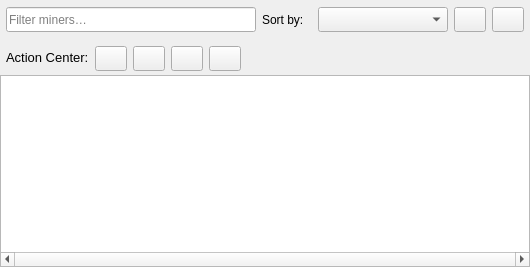
        <widget class="QWidget" name="tableView">
         <layout class="QVBoxLayout" name="verticalLayout_2">
          <property name="spacing">
           <number>0</number>
          </property>
          <property name="leftMargin">
           <number>0</number>
          </property>
          <property name="topMargin">
           <number>0</number>
          </property>
          <property name="rightMargin">
           <number>0</number>
          </property>
          <property name="bottomMargin">
           <number>0</number>
          </property>
          <item>
           <widget class="QWidget" name="tableSortFilter" native="true">
            <property name="sizePolicy">
             <sizepolicy hsizetype="Preferred" vsizetype="Fixed">
              <horstretch>0</horstretch>
              <verstretch>0</verstretch>
             </sizepolicy>
            </property>
            <property name="minimumSize">
             <size>
              <width>525</width>
              <height>40</height>
             </size>
            </property>
            <property name="maximumSize">
             <size>
              <width>915</width>
              <height>40</height>
             </size>
            </property>
            <layout class="QHBoxLayout" name="horizontalLayout_8">
             <property name="leftMargin">
              <number>6</number>
             </property>
             <property name="topMargin">
              <number>6</number>
             </property>
             <property name="rightMargin">
              <number>6</number>
             </property>
             <property name="bottomMargin">
              <number>6</number>
             </property>
             <item>
              <widget class="QLineEdit" name="lineIDTableFilter">
               <property name="sizePolicy">
                <sizepolicy hsizetype="Preferred" vsizetype="Fixed">
                 <horstretch>0</horstretch>
                 <verstretch>0</verstretch>
                </sizepolicy>
               </property>
               <property name="minimumSize">
                <size>
                 <width>250</width>
                 <height>25</height>
                </size>
               </property>
               <property name="maximumSize">
                <size>
                 <width>640</width>
                 <height>25</height>
                </size>
               </property>
               <property name="focusPolicy">
                <enum>Qt::FocusPolicy::ClickFocus</enum>
               </property>
               <property name="placeholderText">
                <string>Filter miners…</string>
               </property>
               <property name="clearButtonEnabled">
                <bool>true</bool>
               </property>
              </widget>
             </item>
             <item>
              <widget class="QLabel" name="labelSortBy">
               <property name="sizePolicy">
                <sizepolicy hsizetype="Fixed" vsizetype="Preferred">
                 <horstretch>0</horstretch>
                 <verstretch>0</verstretch>
                </sizepolicy>
               </property>
               <property name="minimumSize">
                <size>
                 <width>50</width>
                 <height>25</height>
                </size>
               </property>
               <property name="maximumSize">
                <size>
                 <width>50</width>
                 <height>25</height>
                </size>
               </property>
               <property name="text">
                <string>Sort by:</string>
               </property>
               <property name="StyleClass" stdset="0">
                <string>setText</string>
               </property>
              </widget>
             </item>
             <item>
              <widget class="QComboBox" name="comboSortColumn">
               <property name="sizePolicy">
                <sizepolicy hsizetype="Fixed" vsizetype="Fixed">
                 <horstretch>0</horstretch>
                 <verstretch>0</verstretch>
                </sizepolicy>
               </property>
               <property name="minimumSize">
                <size>
                 <width>130</width>
                 <height>25</height>
                </size>
               </property>
               <property name="focusPolicy">
                <enum>Qt::FocusPolicy::ClickFocus</enum>
               </property>
               <property name="toolTip">
                <string>Column to sort the table by</string>
               </property>
              </widget>
             </item>
             <item>
              <widget class="QToolButton" name="btnSortOrder">
               <property name="minimumSize">
                <size>
                 <width>32</width>
                 <height>25</height>
                </size>
               </property>
               <property name="toolTip">
                <string>Toggle ascending / descending sort order</string>
               </property>
               <property name="iconSize">
                <size>
                 <width>14</width>
                 <height>14</height>
                </size>
               </property>
               <property name="checkable">
                <bool>true</bool>
               </property>
              </widget>
             </item>
             <item>
              <widget class="QToolButton" name="btnResetView">
               <property name="minimumSize">
                <size>
                 <width>32</width>
                 <height>25</height>
                </size>
               </property>
               <property name="toolTip">
                <string>Clear the filter and reset the sort order</string>
               </property>
               <property name="iconSize">
                <size>
                 <width>14</width>
                 <height>14</height>
                </size>
               </property>
               <property name="toolButtonStyle">
                <enum>Qt::ToolButtonStyle::ToolButtonIconOnly</enum>
               </property>
              </widget>
             </item>
            </layout>
           </widget>
          </item>
          <item>
           <widget class="QWidget" name="tableActionCenter" native="true">
            <property name="sizePolicy">
             <sizepolicy hsizetype="Preferred" vsizetype="Fixed">
              <horstretch>0</horstretch>
              <verstretch>0</verstretch>
             </sizepolicy>
            </property>
            <property name="minimumSize">
             <size>
              <width>525</width>
              <height>35</height>
             </size>
            </property>
            <property name="maximumSize">
             <size>
              <width>16777215</width>
              <height>35</height>
             </size>
            </property>
            <property name="toolTip">
             <string>Execute bulk actions for specific/visible miners.</string>
            </property>
            <layout class="QHBoxLayout" name="horizontalLayout_7">
             <property name="leftMargin">
              <number>6</number>
             </property>
             <property name="topMargin">
              <number>6</number>
             </property>
             <property name="rightMargin">
              <number>6</number>
             </property>
             <property name="bottomMargin">
              <number>6</number>
             </property>
             <item>
              <widget class="QLabel" name="label_30">
               <property name="sizePolicy">
                <sizepolicy hsizetype="Fixed" vsizetype="Fixed">
                 <horstretch>0</horstretch>
                 <verstretch>0</verstretch>
                </sizepolicy>
               </property>
               <property name="font">
                <font>
                 <pointsize>10</pointsize>
                </font>
               </property>
               <property name="text">
                <string>Action Center:</string>
               </property>
               <property name="StyleClass" stdset="0">
                <string>setText</string>
               </property>
              </widget>
             </item>
             <item>
              <widget class="QToolButton" name="btnBulkLocate">
               <property name="minimumSize">
                <size>
                 <width>32</width>
                 <height>25</height>
                </size>
               </property>
               <property name="toolTip">
                <string>Blink miner LEDs for selected/all visible miners.</string>
               </property>
               <property name="text">
                <string/>
               </property>
               <property name="iconSize">
                <size>
                 <width>15</width>
                 <height>15</height>
                </size>
               </property>
              </widget>
             </item>
             <item>
              <widget class="QToolButton" name="btnBulkRefresh">
               <property name="minimumSize">
                <size>
                 <width>32</width>
                 <height>25</height>
                </size>
               </property>
               <property name="toolTip">
                <string>Refresh data for selected/all visible miners.</string>
               </property>
               <property name="text">
                <string/>
               </property>
               <property name="iconSize">
                <size>
                 <width>15</width>
                 <height>15</height>
                </size>
               </property>
              </widget>
             </item>
             <item>
              <widget class="QToolButton" name="btnBulkControl">
               <property name="minimumSize">
                <size>
                 <width>32</width>
                 <height>25</height>
                </size>
               </property>
               <property name="toolTip">
                <string>Control selected/all visible miners.</string>
               </property>
               <property name="text">
                <string/>
               </property>
              </widget>
             </item>
             <item>
              <widget class="QToolButton" name="btnBulkConfig">
               <property name="minimumSize">
                <size>
                 <width>32</width>
                 <height>25</height>
                </size>
               </property>
               <property name="toolTip">
                <string>Set a configuration for selected miners only.</string>
               </property>
               <property name="text">
                <string/>
               </property>
               <property name="iconSize">
                <size>
                 <width>15</width>
                 <height>15</height>
                </size>
               </property>
              </widget>
             </item>
             <item>
              <spacer name="horizontalSpacer_3">
               <property name="orientation">
                <enum>Qt::Orientation::Horizontal</enum>
               </property>
               <property name="sizeHint" stdset="0">
                <size>
                 <width>40</width>
                 <height>20</height>
                </size>
               </property>
              </spacer>
             </item>
            </layout>
           </widget>
          </item>
          <item>
           <widget class="QTableView" name="tableIPRID">
            <property name="sizePolicy">
             <sizepolicy hsizetype="Preferred" vsizetype="Preferred">
              <horstretch>0</horstretch>
              <verstretch>0</verstretch>
             </sizepolicy>
            </property>
            <property name="horizontalScrollBarPolicy">
             <enum>Qt::ScrollBarPolicy::ScrollBarAlwaysOn</enum>
            </property>
            <property name="editTriggers">
             <set>QAbstractItemView::EditTrigger::NoEditTriggers</set>
            </property>
            <property name="showDropIndicator" stdset="0">
             <bool>false</bool>
            </property>
            <property name="showGrid">
             <bool>false</bool>
            </property>
            <property name="sortingEnabled">
             <bool>true</bool>
            </property>
            <attribute name="horizontalHeaderMinimumSectionSize">
             <number>15</number>
            </attribute>
            <attribute name="horizontalHeaderDefaultSectionSize">
             <number>105</number>
            </attribute>
           </widget>
          </item>
         </layout>
        </widget>
